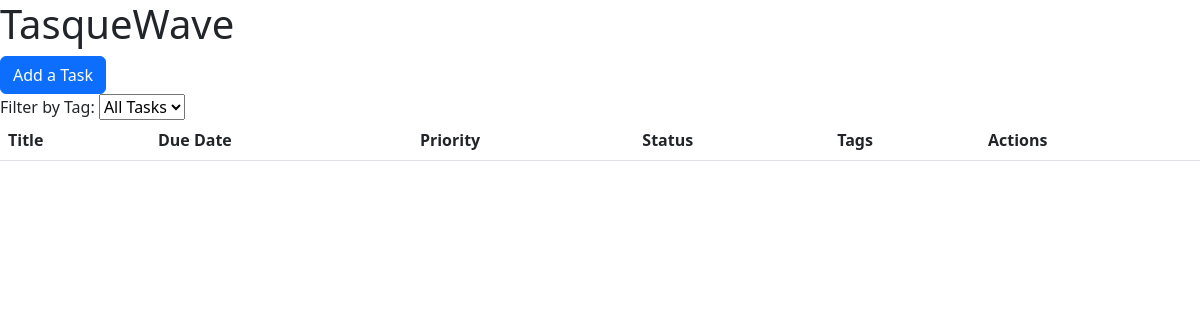
/filter/Health, run on an earlier commit of the app's database.
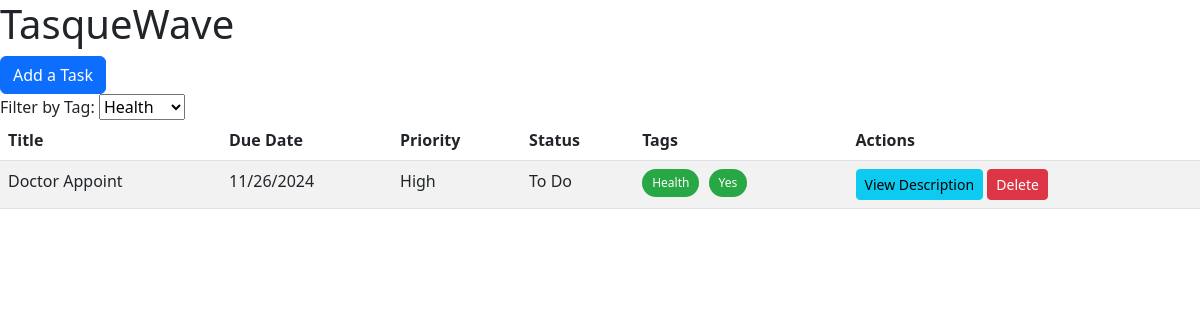
And on a later commit of the database.
### models.py (models this page shows)
class Task(db.Model):
    __tablename__ = 'tasks'
    id = db.Column(db.Integer, primary_key=True)
    title = db.Column(db.String(100), nullable=False)
    description = db.Column(db.Text, nullable=True)
    due_date = db.Column(db.Date, nullable=False)
    priority = db.Column(db.String(10), nullable=False, default='Medium')
    status = db.Column(db.String(20), nullable=False, default='To Do')
    tags = db.relationship('Tag', secondary=task_tags, backref=db.backref('tasks', lazy='dynamic'))

class Tag(db.Model):
    __tablename__ = 'tags'
    id = db.Column(db.Integer, primary_key=True)
    name = db.Column(db.String(50), unique=True, nullable=False)

### app.py (the view)
@app.route('/filter/<string:tag_name>')
def filter_by_tag(tag_name):
    tag = Tag.query.filter_by(name=tag_name).first()
    tasks = tag.tasks.order_by(Task.priority.asc(), Task.due_date.asc()).all() if tag else []
    tags = Tag.query.all()
    form = TaskForm()  # Create an instance of the TaskForm
    return render_template('index.html', tasks=tasks, tags=tags, filter_tag=tag_name, form=form)

### forms.py
class TaskForm(FlaskForm):
    title = StringField('Title', validators=[DataRequired()])
    description = TextAreaField('Description')
    due_date = DateField('Due Date', format='%Y-%m-%d', validators=[DataRequired()])
    priority = SelectField('Priority', choices=[('Low', 'Low'), ('Medium', 'Medium'), ('High', 'High')], validators=[DataRequired()])
    tags = StringField('Tags (comma-separated)')
    submit = SubmitField('Add Task')

### templates/index.html (shortened to what this page needs)
<!DOCTYPE html>
<html lang="en">
<head>
    <link rel="stylesheet" href="{{ url_for('static', filename='styles.css') }}">
    <link href="https://cdn.jsdelivr.net/npm/bootstrap@5.3.0-alpha3/dist/css/bootstrap.min.css" rel="stylesheet">
</head>
<body>
    <h1>TasqueWave</h1>
    <button type="button" class="btn btn-primary" data-bs-toggle="modal" data-bs-target="#addTaskModal">
        Add a Task
    </button>
    <div>
        <label for="tagFilter">Filter by Tag:</label>
        <select id="tagFilter" onchange="filterByTag()">
            <option value="" {% if not filter_tag %}selected{% endif %}>All Tasks</option>
            {% for tag in tags %}
            <option value="{{ tag.name }}" {% if filter_tag == tag.name %}selected{% endif %}>
                {{ tag.name }}
            </option>
            {% endfor %}
        </select>
    </div>
    <table class="table table-striped">
        <thead>
            <tr>
                <th>Title</th>
                <th>Due Date</th>
                <th>Priority</th>
                <th>Status</th>
                <th>Tags</th>
                <th>Actions</th>
            </tr>
        </thead>
        <tbody>
            {% for task in tasks %}
            <tr>
                <td>{{ task.title }}</td>
                <td>{{ task.due_date.strftime('%m/%d/%Y') }}</td>
                <td>{{ task.priority }}</td>
                <td>{{ task.status }}</td>
                <td>
                    {% for tag in task.tags %}
                        <a href="{{ url_for('filter_by_tag', tag_name=tag.name) }}" class="tag-badge">{{ tag.name }}</a>
                    {% endfor %}
                </td>
                <td>
                    <button type="button" class="btn btn-info btn-sm" data-bs-toggle="modal" data-bs-target="#viewDescriptionModal" onclick="setDescription('{{ task.title }}', '{{ task.description }}')">
                        View Description
                    </button>
                    <form action="{{ url_for('delete_task', task_id=task.id) }}" method="POST" style="display: inline;">
                        <button type="submit" class="btn btn-danger btn-sm" onclick="return confirm('Are you sure you want to delete this task?')">Delete</button>
                    </form>
                </td>
            </tr>
            {% endfor %}
        </tbody>
    </table>
</body>
</html>

### static/styles.css (style rules this page uses)
table { width: 100%; border-collapse: collapse; }
th, td { border: 1px solid #ddd; padding: 8px; text-align: left; }
th { background-color: #f4f4f4; }
.tag-badge { display: inline-block; background-color: #28a745; color: white; padding: 5px 10px; border-radius: 15px; font-size: 12px; margin-right: 5px; text-decoration: none; text-transform: capitalize; transition: background-color 0.3s ease; }

What changed in the data, as far as the page shows it:
added Task: title "Doctor Appoint", due_date "11/26/2024", priority "High", status "To Do"
added Tag: name "Health"
added Tag: name "Yes"
Also different on the page:
form field value: "All Tasks" → "Health"
